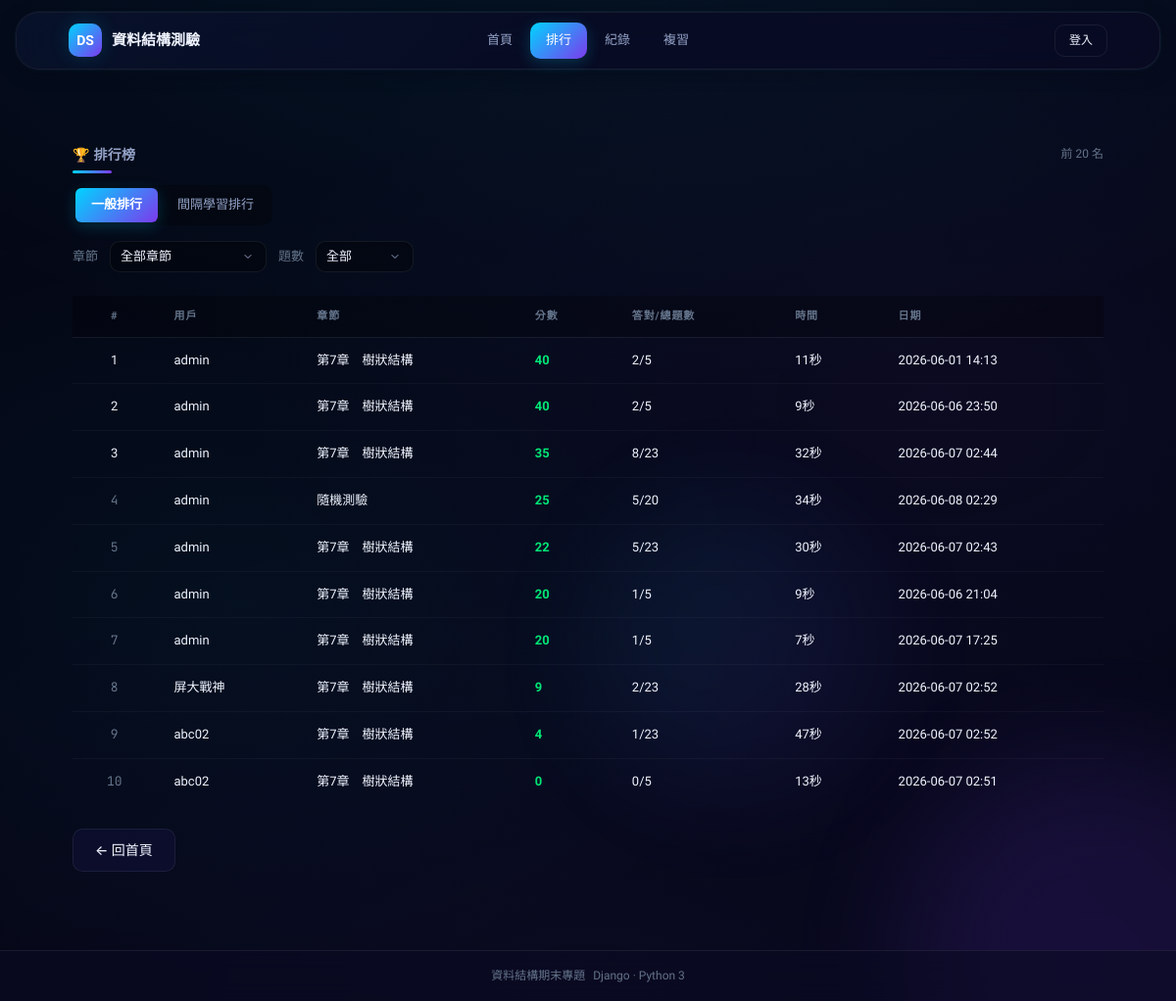
Page /leaderboard/ on the committed database.
### quiz_app/models.py (models this page shows, shortened)
class QuizRecord(models.Model):
    user = models.ForeignKey(User, on_delete=models.CASCADE, null=True, blank=True, verbose_name='使用者')
    chapter = models.CharField(max_length=50, verbose_name='章節')
    total_questions = models.IntegerField(verbose_name='總題數')
    correct_count = models.IntegerField(verbose_name='答對題數')
    score = models.FloatField(verbose_name='分數')
    time_spent = models.IntegerField(verbose_name='耗時(秒)', default=0)
    is_sr = models.BooleanField(default=False, verbose_name='間隔學習法')
    created_at = models.DateTimeField(auto_now_add=True, verbose_name='作答時間')
    class Meta:
        verbose_name = '作答記錄'
        verbose_name_plural = '作答記錄'
        ordering = ['-created_at']

class User(AbstractUser):
    nickname = models.CharField(max_length=50, blank=True, verbose_name='暱稱')
    student_class = models.CharField(max_length=50, blank=True, null=True, verbose_name='班級')
    is_teacher = models.BooleanField(default=False, verbose_name='教師身分')
    class Meta:
        verbose_name = '使用者'
        verbose_name_plural = '使用者'

### quiz_app/views.py (the view)
# urls.py: path('leaderboard/', views.leaderboard, name='leaderboard'),
def leaderboard(request):
    chapter = request.GET.get('chapter', '')
    q_count = request.GET.get('count', '')
    qs = QuizRecord.objects.filter(is_sr=False)
    if chapter:
        qs = qs.filter(chapter=chapter)
    if q_count:
        try:
            qs = qs.filter(total_questions=int(q_count))
        except ValueError:
            pass
    records = qs.order_by('-score')[:20]
    for record in records:
        record.time_minutes = record.time_spent // 60
        record.time_seconds = record.time_spent % 60
    chapters_list = sorted(set(
        QuizRecord.objects.values_list('chapter', flat=True)
    ), key=_chapter_sort_key)
    return render(request, 'quiz_app/leaderboard.html', {
        'records': records,
        'mode': 'general',
        'chapters': chapters_list,
        'selected_chapter': chapter,
        'selected_count': q_count,
    })

### quiz_app/views.py (called while the page is built)
def _chapter_sort_key(ch):
    m = re.search(r'第(\d+)章', ch)
    return int(m.group(1)) if m else 0

### quiz_app/templates/quiz_app/leaderboard.html (shortened to what this page needs)
<!DOCTYPE html>
<html lang="zh-Hant">
<head>
  {% load static %}
  <link rel="stylesheet" href="{% static 'quiz_app/css/style.css' %}"/>
</head>
<body>
  <div class="stars">
  </div>
  <div class="floating-orb"></div>
  <div class="floating-orb"></div>
<div class="app">
  <header class="header">
    <div class="header-inner">
      <a class="brand" href="{% url 'home' %}">
        <span class="brand-icon">DS</span>
        <span>資料結構測驗</span>
      </a>
      <nav class="nav" id="main-nav">
        <a class="nav-link" href="{% url 'home' %}">首頁</a>
        <a class="nav-link active" href="{% url 'leaderboard' %}">排行</a>
        <a class="nav-link" href="{% url 'quiz_records' %}">紀錄</a>
        <a class="nav-link" href="{% url 'wrong_answers' %}">複習</a>
      </nav>
      <div class="header-meta">
        {% if user.is_authenticated %}
          <span class="tag tag-cyan" id="user-tag" onclick="openProfileModal()" style="cursor:pointer;" data-nickname="{{ user.nickname|default:'' }}" data-email="{{ user.email|default:'' }}" data-student-class="{{ user.student_class|default:'' }}">{{ user.nickname|default:user.username }}</span>
          <a href="{% url 'logout' %}" class="btn btn-sm btn-ghost">登出</a>
        {% else %}
          <a href="{% url 'login' %}" class="btn btn-sm btn-ghost">登入</a>
        {% endif %}
      </div>
    </div>
  </header>
  <main>
    <div class="container">
      <div class="section-head">
        <h3 class="section-title">🏆 排行榜</h3>
        <span class="section-meta">前 20 名</span>
      </div>
      <div class="seg" style="margin-bottom:16px;">
        <a href="{% url 'leaderboard' %}?chapter={{ selected_chapter }}&count={{ selected_count }}" class="{% if mode == 'general' %}active{% endif %}">一般排行</a>
        <a href="{% url 'sr_leaderboard' %}?chapter={{ selected_chapter }}&count={{ selected_count }}" class="{% if mode == 'sr' %}active{% endif %}">間隔學習排行</a>
      </div>
      <form method="get" action="{% if mode == 'sr' %}{% url 'sr_leaderboard' %}{% else %}{% url 'leaderboard' %}{% endif %}" style="display:flex;gap:12px;align-items:center;margin-bottom:24px;flex-wrap:wrap;">
        <label class="dim" style="font-size:13px;">章節</label>
        <select class="input input-sm" name="chapter" onchange="this.form.submit()" style="width:auto;min-width:160px;">
          <option value="">全部章節</option>
        </select>
        <label class="dim" style="font-size:13px;">題數</label>
        <select class="input input-sm" name="count" onchange="this.form.submit()" style="width:auto;min-width:100px;">
          <option value="">全部</option>
        </select>
      </form>
      {% if records %}
      <table class="table">
        <thead>
          <tr>
            <th style="text-align:center;">#</th>
            <th>用戶</th>
            <th>章節</th>
            <th>分數</th>
            <th>答對/總題數</th>
            <th>時間</th>
            <th>日期</th>
          </tr>
        </thead>
        <tbody>
          {% for record in records %}
          <tr>
            <td style="text-align:center;">
              {% if forloop.counter == 1 %}
              <span class="rank-medal rank-1">1</span>
              {% elif forloop.counter == 2 %}
              <span class="rank-medal rank-2">2</span>
              {% elif forloop.counter == 3 %}
              <span class="rank-medal rank-3">3</span>
              {% else %}
              <span class="mono dim">{{ forloop.counter }}</span>
              {% endif %}
            </td>
            <td>{{ record.user.nickname|default:record.user.username|default:"匿名" }}</td>
            <td>{{ record.chapter }}</td>
            <td style="color:var(--mint);font-weight:600;">{{ record.score|floatformat:0 }}</td>
            <td>{{ record.correct_count }}/{{ record.total_questions }}</td>
            <td>
              {% if record.time_minutes > 0 %}{{ record.time_minutes }}分{% endif %}{{ record.time_seconds }}秒
            </td>
            <td class="dim">{{ record.created_at|date:"Y-m-d H:i" }}</td>
          </tr>
          {% endfor %}
        </tbody>
      </table>
      {% endif %}
      <div style="margin-top:24px;">
        <a class="btn" href="{% url 'home' %}">← 回首頁</a>
      </div>
    </div>
  </main>
  <footer class="app-footer">
    <div class="container footer-inner" style="padding:0;">
      <div class="dim" style="font-size:12px">資料結構期末專題</div>
      <div class="dim" style="font-size:12px">Django · Python 3</div>
    </div>
  </footer>
</div>
</body>
</html>

### rows in the picture
QuizRecord: shows "1", user.nickname "admin", chapter "第7章 樹狀結構", score "40", correct_count "2", total_questions "5", time_seconds "11", created_at "2026-06-01 14:13"
QuizRecord: shows "2", user.nickname "admin", chapter "第7章 樹狀結構", score "40", correct_count "2", total_questions "5", time_seconds "9", created_at "2026-06-06 23:50"
QuizRecord: shows "3", user.nickname "admin", chapter "第7章 樹狀結構", score "35", correct_count "8", total_questions "23", time_seconds "32", created_at "2026-06-07 02:44"
QuizRecord: user.nickname "admin", chapter "隨機測驗", score "25", correct_count "5", total_questions "20", time_seconds "34", created_at "2026-06-08 02:29"
QuizRecord: user.nickname "admin", chapter "第7章 樹狀結構", score "22", correct_count "5", total_questions "23", time_seconds "30", created_at "2026-06-07 02:43"
QuizRecord: user.nickname "admin", chapter "第7章 樹狀結構", score "20", correct_count "1", total_questions "5", time_seconds "9", created_at "2026-06-06 21:04"
QuizRecord: user.nickname "admin", chapter "第7章 樹狀結構", score "20", correct_count "1", total_questions "5", time_seconds "7", created_at "2026-06-07 17:25"
QuizRecord: user.nickname "屏大戰神", chapter "第7章 樹狀結構", score "9", correct_count "2", total_questions "23", time_seconds "28", created_at "2026-06-07 02:52"
QuizRecord: user.nickname "abc02", chapter "第7章 樹狀結構", score "4", correct_count "1", total_questions "23", time_seconds "47", created_at "2026-06-07 02:52"
QuizRecord: user.nickname "abc02", chapter "第7章 樹狀結構", score "0", correct_count "0", total_questions "5", time_seconds "13", created_at "2026-06-07 02:51"
